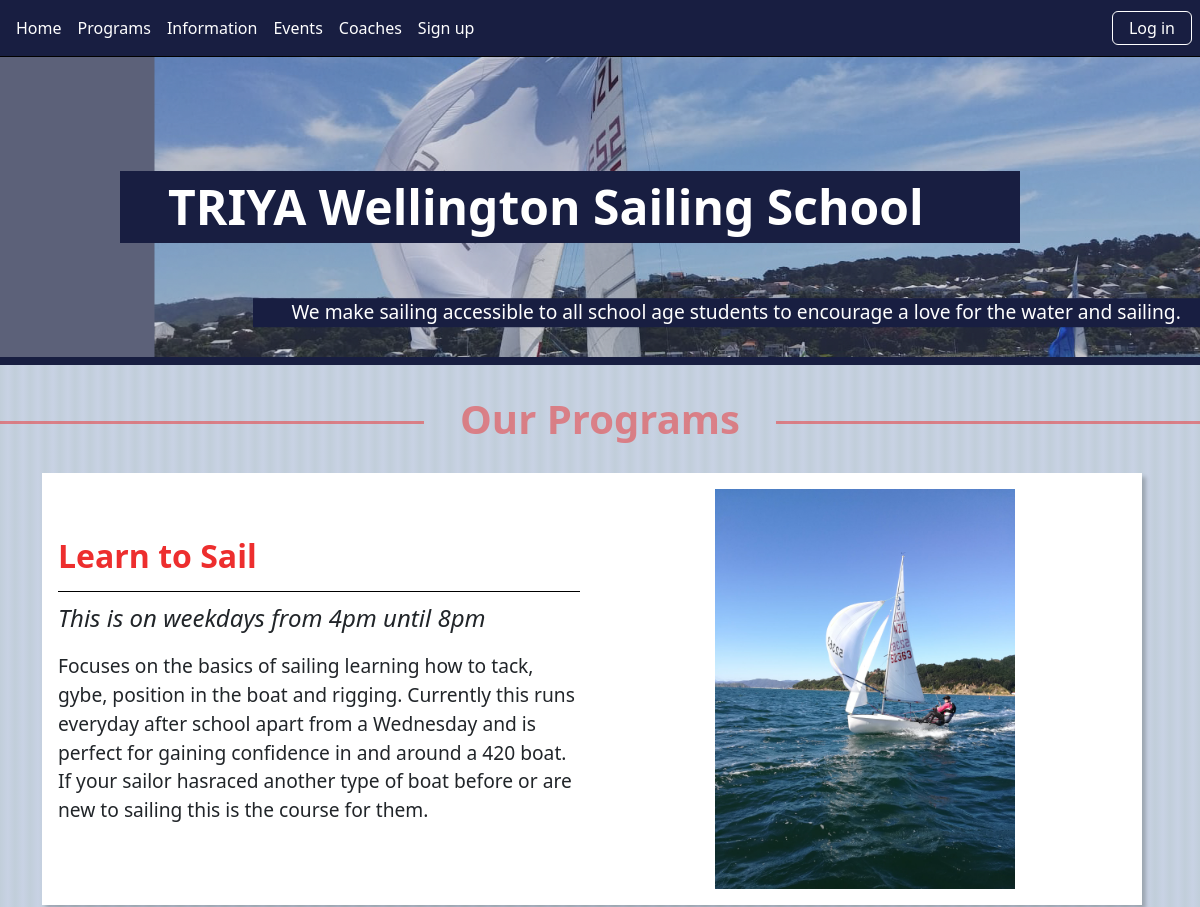
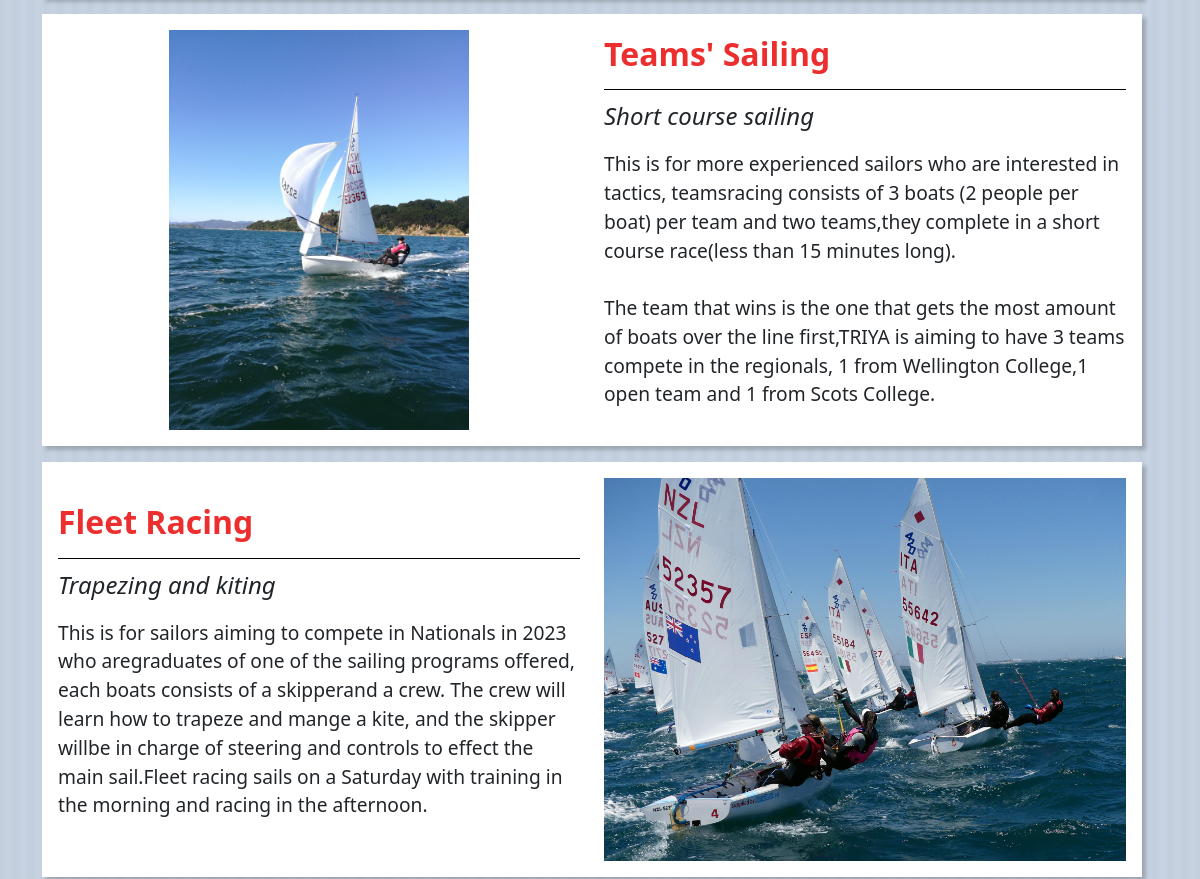
Page /program (upper part) on the earlier database version (2 pictures, top to bottom).
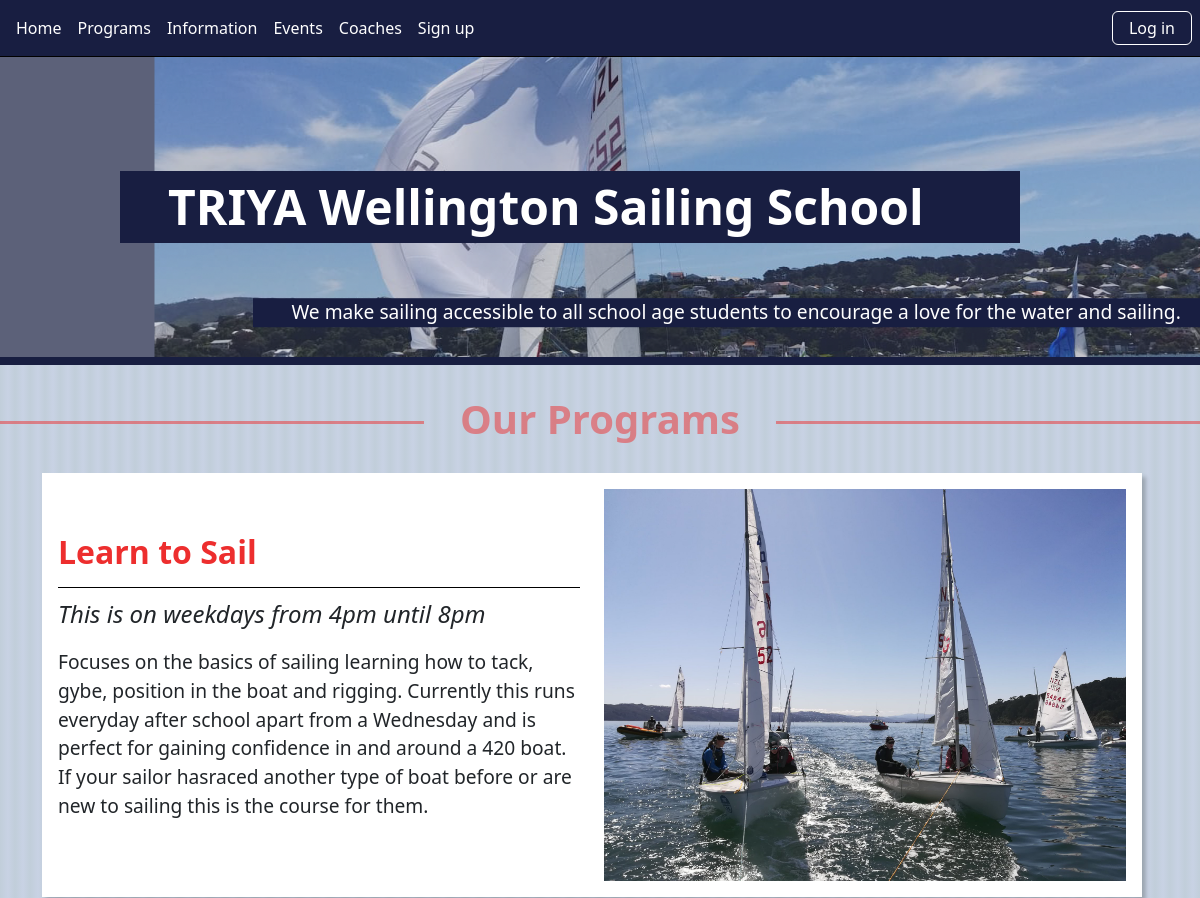
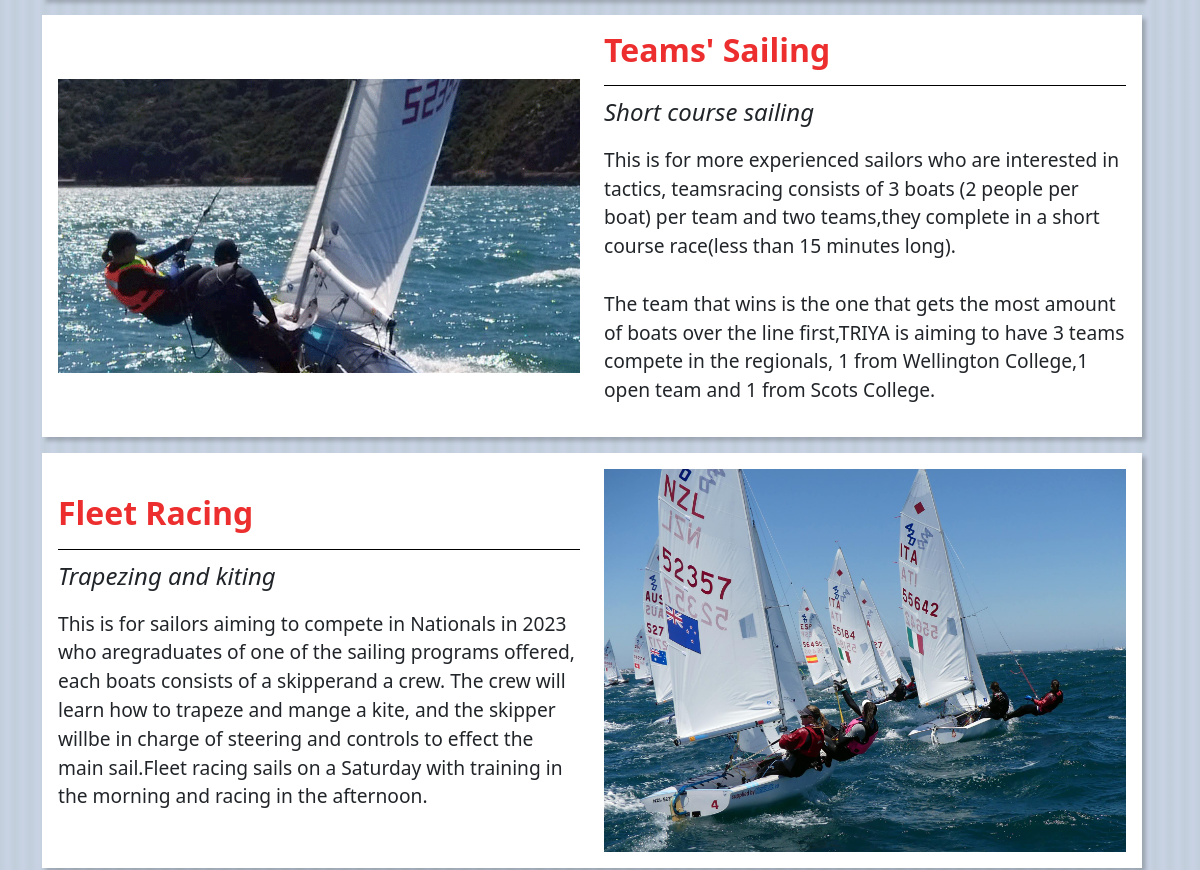
Same page on the later database version (2 pictures, top to bottom).
### tables this page shows
CREATE TABLE program(
    program_id integer primary key autoincrement not null,
    name text not null unique,
    subtitle text not null unique,
    content text not null,
    coachingfee real not null,
    boathire real not null,
    image text not null,
    updated_at date
);

### server.py (the view)
@app.route("/program")
def program():
    sql = "select program_id, name, subtitle, content, image, coachingfee, boathire, coachingfee+boathire as 'total' from program"
    result = run_search_query_tuples(sql, (), db_path)
    print(result)
    return render_template("programs.html", programs=result)

### db_functions.py (called while the page is built)
def run_search_query_tuples(sql_query,values_tuple, file_path,  rowfactory=True):
    result = None
    try:
        db = sqlite3.connect(file_path)
        if rowfactory:
            db.row_factory = sqlite3.Row
        cursor = db.cursor()
        print("connection successful")
        cursor.execute(sql_query,values_tuple)
        result = cursor.fetchall()
        print("Search Query executed")
        cursor.close()
    except sqlite3.Error as error:
        print("Error running search query tuples: {}".format(error))
    finally:
        if db:
            db.close()
            print("sqlite connection is closed")
        if result:
            return result

### server.py (called while the page is built)
@app.template_filter()
def currency_format(value):
    value = float(value)
    return "${:,.2f}".format(value)

### templates/programs.html (shortened to what this page needs)
{% extends "main_template.html" %}
{% block content %}
    <h1>Our Programs</h1>
    <div class="container-lg">
    {% if programs %}
        {% for row in programs %}
        <div class="program">
            <div class="row align-items-center {{loop.cycle('','reverse') }}">
                 <div class="col-md-6 ">
                     <h2> {{ row['name'] }} </h2>
                     <p>  {{ row['subtitle'] }} </p>
                     <p> {{ row['content'] | replace("\n", "<br>") | safe}} </p>
                 </div>
                 <div class="col-md-6 {{loop.cycle('','order-first') }}">
                     <img class="img-fluid" src="{{ url_for('static', filename='images/'+row['image']) }}" alt="">
                 </div>
            </div>
        </div>
        {%  endfor %}
    {% endif %}
    </div>
{% endblock %}

### templates/main_template.html (shortened to what this page needs)
<!DOCTYPE html>
<html lang="en">
<head>
    <link href="https://cdn.jsdelivr.net/npm/bootstrap@5.2.0/dist/css/bootstrap.min.css" rel="stylesheet">
    <link rel="stylesheet" href="https://cdnjs.cloudflare.com/ajax/libs/font-awesome/4.7.0/css/font-awesome.min.css">
   <link rel="stylesheet" type="text/css" href="{{ url_for('static', filename='styles/main-styles.css') }}">
</head>
<body>
    <div class="container-fluid white-box">
        <nav class="navbar navbar-expand-md d-flex navbar-dark px-2">
<div class="collapse navbar-collapse" id="collapsibleNavbar">
                <ul class="navbar-nav flex-grow-1">
                    <li class="nav-item">
                        <a class="nav-link" href="{{ url_for('index') }}">Home</a>
                    </li>
                    <li class="nav-item">
                        <a class="nav-link" href="{{ url_for('program') }}">Programs</a>
                    </li>
                    <li class="nav-item">
                        <a class="nav-link" href="{{ url_for('information') }}">Information</a>
                    </li>
                    <li class="nav-item">
                        <a class="nav-link" href="{{ url_for('event') }}">Events</a>
                    </li>
                    <li class="nav-item">
                        <a class="nav-link" href="{{ url_for('index') }}#coaches">Coaches</a>
                    </li>
                    <li class="nav-item">
                        <a class="nav-link" href="{{ url_for('program') }}#signup">Sign up</a>
                    </li>
                </ul>
                <div>
                    {% if session %}
                         <a href="{{ url_for('log_out') }}" class="nav-link btn btn-outline">Log out</a>
                        {% else %}
                         <a href="{{ url_for('log_in') }}" class="nav-link btn btn-outline">Log in</a>
                    {% endif %}
                </div>
    </div>
        </nav>
        <div class="top">
            <div class="top-text">TRIYA Wellington Sailing School </div>
            <div class="sub-top-text">We make sailing accessible to all school age students to encourage a love
                for the water and sailing.
            </div>
        </div>
    </div>
{%  block content %}
{%  endblock  %}
</body>
</html>

### static/styles/main-styles.css (style rules this page uses)
:root { --main-bg-color: rgb(193, 206, 218); --main-bg-color-grad: rgb(200, 210, 228); --titles: rgb(237,46,46); --titles-trans: rgba(237,46,46,0.5); --deepblue: rgb(24, 30, 65); --deepblue-trans: rgba(24, 30, 65, 0.7); }
body { background-color: var(--main-bg-color); font-size: 100%; background: repeating-linear-gradient(90deg, var(--main-bg-color) 0, var(--main-bg-color-grad) 8px, var(--main-bg-color) 15px); }
p { font-size: 1.2em; }
h1 { border: 0px solid red; padding:0; overflow: hidden; color: var(--titles-trans); font-weight: bold; display: table; white-space: nowrap; margin: 0.75em 0; }
h1:before, h1:after { border-top: 3px solid var(--titles-trans); content: ''; display: table-cell; position: relative; top: 0.65em; width: 50%; }
h1:before { right: 3%; }
h1:after { left: 3%; }
h2, h3, h4 { font-weight: bolder; color: var(--titles); border-bottom: 1px solid black; padding-bottom: 0.5em }
.news, .about, .coaches, .program, .sign-up, .information, .event { border: 0px solid red; margin: 0em 1em 1em 0; box-shadow: 4px 4px 4px 0 rgba(0, 0, 0, 0.2); background-color: white; padding:1em; }
.top { background-color: var(--deepblue-trans); position: relative; border-bottom: 8px solid var(--deepblue); }
.top-text, .sub-top-text { color:white; background-color: var(--deepblue); position: absolute; border: 0px solid red; }
.top-text { top: 50%; left: 10%; transform: translate(0, -50%); font-size: 3em; font-weight: bold; padding: 0 2em 0 1em; }
.sub-top-text { position: absolute; top: 90%; right: 0%; color:white; font-size: 1.2em; padding: 0 1em 0 2em; transform: translate(0, -100%); }
.program div p:nth-child(2) { font-size: 1.5em; font-style: italic; }
.container-fluid { --bs-gutter-x:0; }
.img-fluid { max-height: 400px; display: block; margin: auto; }
.navbar { background-color: var(--deepblue); border-bottom: 1px solid black; }
.nav-link { font-size: 1em; color:white; }
.btn-outline { border: 1px solid white; padding: 0.25em 1em; }
.white-box { background-color: white; }

Differences in the rows shown:
changed program "Learn to Sail": image: a different picture
changed program "Teams' Sailing": image: a different picture
